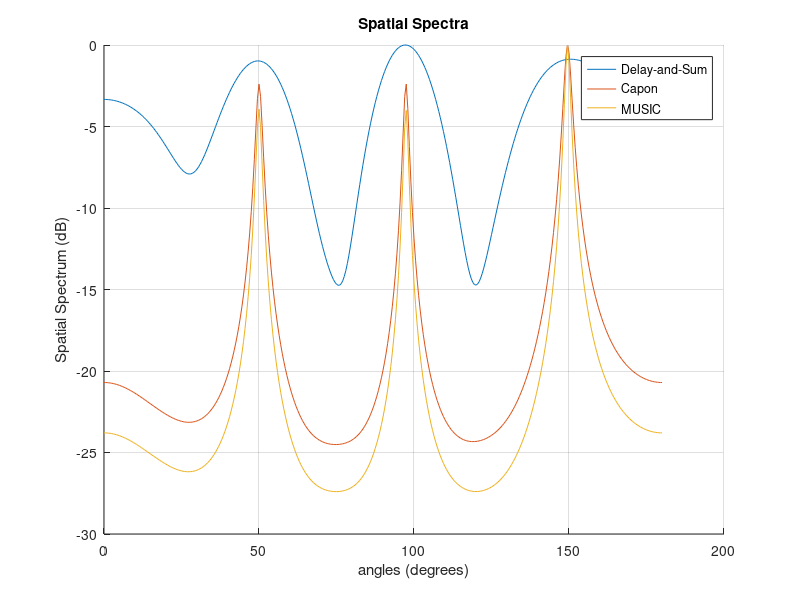
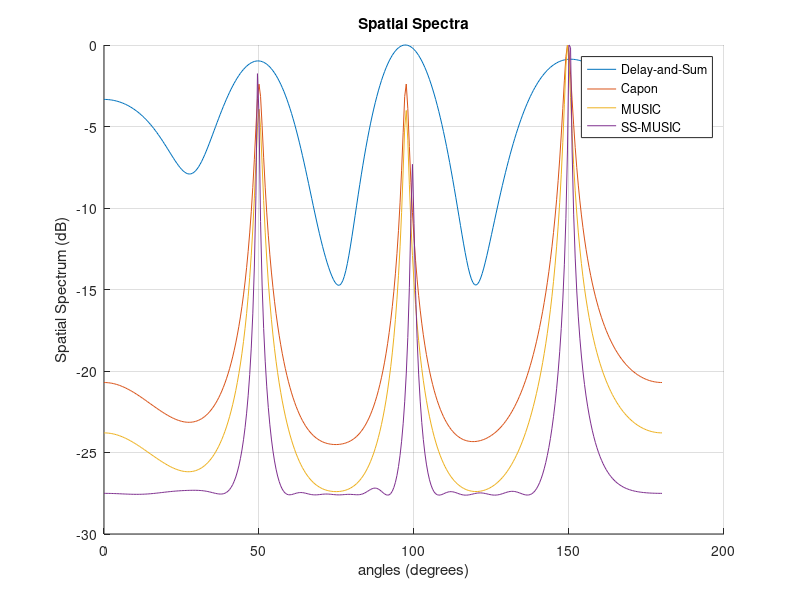

The MATLAB script that drew these images, in order: (Note: this script raises an error after producing the figures.)
clear; clc; close all;
load data_6_sensors_3

figure; hold on; grid on;
xlabel('angles (degrees)');
ylabel('Spatial Spectrum (dB)');
title('Spatial Spectra');
plot(angles, 10 * log10(das_ULA));
plot(angles, 10 * log10(capon_ULA));
plot(angles, 10 * log10(music_ULA));
legend('Delay-and-Sum', 'Capon', 'MUSIC');

figure; hold on; grid on;
xlabel('angles (degrees)');
ylabel('Spatial Spectrum (dB)');
title('Spatial Spectra');
plot(angles, 10 * log10(das_ULA));
plot(angles, 10 * log10(capon_ULA));
plot(angles, 10 * log10(music_ULA));
plot(angles, 10 * log10(ss_music_MRA));
legend('Delay-and-Sum', 'Capon', 'MUSIC', 'SS-MUSIC');

%%
clear; clc; close all;

DOA = FunctionsOfDOA();
coef = 0.5; % unit distance between sensors divided by the wavelength of the signal

% M = 24;     % # of sensor locations
coef = 0.5; % distance between sensor locations divided by wavelength of signal
% h_loc = zeros(M, 1);
% h_loc([1 2 5 11 17 19 22 24]) = 1; % locations where there are sensors
sensor_locations = [1 2 5 11 17 19 22 24] - 1;
M = length(sensor_locations);

doa = 60; doa2 = 110; n = 2; % # of sources
a1 = exp(1i * 2 * pi * coef * sensor_locations.' * cosd(doa));
a2 = exp(1i * 2 * pi * coef * sensor_locations.' * cosd(doa2));
N = 1000; % # of snapshots
SNR = 10; % dB

s = DOA.Source_Generate(2, N);
v = DOA.Noise_Generate(SNR, M, N);
A = DOA.Array_Manifold(coef, sensor_locations, [doa doa2]);

y = A * s + v;

angles = 0:0.5:180;

% Conventional Beamformer
power_pattern = zeros(1, length(angles));
for i = 1:length(angles)
    h = exp(1i * 2 * pi * coef * sensor_locations.' * cosd(angles(i)));
    power_pattern(i) = abs(h' * (y * y') * h);
end
power_pattern = power_pattern / max(power_pattern);
figure;
plot(angles, 10 * log10(power_pattern));
hold on

% Capon
Ry = y * y'; % covariance matrix
power_pattern2 = zeros(1, length(angles));
for i = 1:length(angles)
    a_ = exp(1i * 2 * pi * coef * sensor_locations.' * cosd(angles(i)));
    h = (inv(Ry) * a_) / (a_' * inv(Ry) * a_);
    power_pattern2(i) = abs(h' * (y * y') * h);
end
power_pattern2 = power_pattern2 / max(power_pattern2);
plot(angles, 10 * log10(power_pattern2));

% MUSIC
[eig_vecs, ~] = eig(Ry); % eigen decomposition of the covariance matrix
G = eig_vecs(:, 1:M-n);  % noise space
spec = zeros(1, length(angles));
for j = 1:length(angles)
    a_ = exp(1i * pi * sensor_locations.' * cos(angles(j) * pi / 180));
    spec(j) = 1/abs(a_' * (G * G') * a_);
end
spec = spec / max(spec);
plot(angles, 10 * log10(spec))
title("Minimum Redundant Array Processing")
xlim([0 180])
xlabel("phi (degree)")
legend("Conventional", "Capon", "Music")
grid on

%%
clear; clc; close all;

DOA = FunctionsOfDOA();
coef = 0.5; % unit distance between sensors divided by the wavelength of the signal

% M = 24;     % # of sensor locations
coef = 0.5; % distance between sensor locations divided by wavelength of signal
% h_loc = zeros(M, 1);
% h_loc([1 2 5 11 17 19 22 24]) = 1; % locations where there are sensors
sensor_locations = 0:5;
M = length(sensor_locations);

doa = 60; doa2 = 110; n = 2; % # of sources
a1 = exp(1i * 2 * pi * coef * sensor_locations.' * cosd(doa));
a2 = exp(1i * 2 * pi * coef * sensor_locations.' * cosd(doa2));
N = 1000; % # of snapshots
SNR = 10; % dB

s = DOA.Source_Generate(2, N);
v = DOA.Noise_Generate(SNR, M, N);
A = DOA.Array_Manifold(coef, sensor_locations, [doa doa2]);

y = A * s + v;

angles = 0:0.5:180;

% Conventional Beamformer
power_pattern = zeros(1, length(angles));
for i = 1:length(angles)
    h = exp(1i * 2 * pi * coef * sensor_locations.' * cosd(angles(i)));
    power_pattern(i) = abs(h' * (y * y') * h);
end
power_pattern = power_pattern / max(power_pattern);
figure;
plot(angles, 10 * log10(power_pattern));
hold on

% Capon
Ry = y * y'; % covariance matrix
power_pattern2 = zeros(1, length(angles));
for i = 1:length(angles)
    a_ = exp(1i * 2 * pi * coef * sensor_locations.' * cosd(angles(i)));
    h = (inv(Ry) * a_) / (a_' * inv(Ry) * a_);
    power_pattern2(i) = abs(h' * (y * y') * h);
end
power_pattern2 = power_pattern2 / max(power_pattern2);
plot(angles, 10 * log10(power_pattern2));

% MUSIC
[eig_vecs, ~] = eig(Ry); % eigen decomposition of the covariance matrix
G = eig_vecs(:, 1:M-n);  % noise space
spec = zeros(1, length(angles));
for j = 1:length(angles)
    a_ = exp(1i * pi * sensor_locations.' * cos(angles(j) * pi / 180));
    spec(j) = 1/abs(a_' * (G * G') * a_);
end
spec = spec / max(spec);
plot(angles, 10 * log10(spec))
title("Minimum Redundant Array Processing")
xlim([0 180])
xlabel("phi (degree)")
legend("Conventional", "Capon", "Music")
grid on
%%
clear; clc; close all;

snacd = SNACD(3, 2, 4);
doa = 90 - asind(0:0.2:0.4) - 5;
snacd = snacd.Set_Doa_Angles(doa);
snacd = snacd.Prepare_Array_Manifold();
snacd = snacd.Simulate(10, 1000, true);

% A_p1 = snacd.A_p1;
% Phi_2 = snacd.Phi_2;
% P = snacd.P;

% rhs = A_p1 * Phi_2^(1 - 2*P)
% PI = zeros(2*P);
% for i = 1:2*P
%     PI(i, end-i+1) = 1;
% end
% lhs = PI * conj(A_p1)

% ss = DOA.KR_MUSIC_SNACD(snacd.R, snacd.n, snacd.subarray1_locations, snacd.subarray2_locations, 0.5);
plot(0:0.5:180, 10*log10(snacd.Spatial_Spectrum_Music))

%% CS_Framework
clear; clc; close all;

DOA = FunctionsOfDOA();
coef = 0.5; % unit distance between sensors divided by the wavelength of the signal

input = [0 3 3];      % [nested_array M1 M2]
% input = [1 2 3];      % [coprime_array M1 M2]
% input = [2 4 3];      % [super_nested_array M1 M2]
% input = [3 4 4 3];    % [augmented_nested_array_1 M1 M2 L1]
% input = [4 10 10];      % [augmented_nested_array_2 M1 M2]
% input = [5 3 3];      % [nested_array_v2 M1 M2]
% input = [6 2 3 3];    % [sparse_nested_array_with_coprime_displacement_1 N M L]
% input = [7 1 2 3];    % [sparse_nested_array_with_coprime_displacement_2 N M L]

% M: # of sensors
if input(1) == 1 % coprime array
    M = 2 * input(2) - 1 + input(3);
elseif abs(6.5 - input(1)) < 1 % sparse nested array with coprime displacement
    M = 2 * input(4);
else
    M = sum(input(2:3));
end

sensor_locations = DOA.Sensor_Locations(input);             % sensor locations
doa = 90 - asind(0:0.2:0.6) - 5;                            % source angles
% doa = [88 93 165];
snapshots = 100;                                              % # of snapshots
SNR_dB = 15;                                                 % signal to noise ratio in decibels
C = DOA.Mutual_Coupling(200, 0.1, M, sensor_locations);     % mutual coupling

n = length(doa);                                        % number of sources
s = DOA.Source_Generate(n, snapshots);                  % source signals
v = DOA.Noise_Generate(SNR_dB, M, snapshots);           % noise
A = DOA.Array_Manifold(coef, sensor_locations, doa);    % Array Manifold

y = C * A * s + v;
angles = 0:1:180;
A = DOA.Array_Manifold(coef, sensor_locations, angles);

%% On-Grid

CS = CS_Framework(y, A);
CS = CS.Steepest_Descent_DOA([1 min(1/snapshots, 0.1)]);
if snapshots ~= 1
    x = var(CS.Sg.').';
    x = abs(x);
else
    x = abs(CS.Sg);
end
x = x / max(x);
figure; plot(angles, 10*log10(x)); title('CS1');

Ry = (1/snapshots) * (y * y');
z = Ry(:);
A_d = DOA.khatri_rao(conj(A), A);
I = eye(M); I = I(:);
CS2 = CS_Framework_Utilizing_Difference_Coarray(z, [A_d I]);
% CS2 = CS2.Steepest_Descent_DOA([1 min(1/snapshots, 0.1)]);
CS2 = CS2.Steepest_Descent_DOA([1 1]);
x = abs(CS2.sg(1:end-1));
x = x / max(x);
figure; plot(angles, 10*log10(x)); title('CS2');

[z1, ~] = DOA.Rearrange_According_to_Sensor_Locations(z, sensor_locations);
[A1, ~] = DOA.Rearrange_According_to_Sensor_Locations(A_d, sensor_locations);
uDOF = length(z1);
M_v = 0.5 * (uDOF + 1);
I = zeros(uDOF, 1); I(M_v) = 1;
CS3 = CS_Framework_Utilizing_Difference_Coarray(z1, [A1 I]);
% CS3 = CS3.Steepest_Descent_DOA([1 min(1/snapshots, 0.1)]);
CS3 = CS3.Steepest_Descent_DOA([1 1]);
x = abs(CS3.sg(1:end-1));
x = x / max(x);
figure; plot(angles, 10*log10(x)); title('CS3');

z2 = [z1(1:M_v-1); z1(M_v+1:end)];
A2 = [A1(1:M_v-1, :); A1(M_v+1:end, :)];
CS4 = CS_Framework_Utilizing_Difference_Coarray(z2, A2);
CS4 = CS4.Steepest_Descent_DOA([1 2]);
x = abs(CS4.sg);
% x = x / max(x);
% figure; plot(angles, 10*log10(x)); title('CS4');
figure; plot(angles, x); title('CS4');

%% Off-Grid

L = -1i * 2 * pi * coef * diag(sind(angles));
D = diag(sensor_locations);
B = D * A * L; % B: Derivative of A

CS_Off = CS_Off_Grid_Framework(y, A, B);
CS_Off = CS_Off.Steepest_Descent_DOA([0.05 0.05]);
if snapshots ~= 1
    x = var(CS_Off.Sg.').';
    x = abs(x);
else
    x = abs(CS_Off.Sg);
end
x = x / max(x);
figure; plot(angles, 10*log10(x)); title('CS_Off');

%% Gridless-DOA

GD = Gridless_DOA();

T = (1/snapshots) * (y * y');
[GD, doa_angles_ivd, z, c] = GD.IVD(T, sensor_locations, n);
doa_angles_ivd

angles = 0:180;
spec = GD.D2(angles);
figure; plot(angles, abs(spec));
title('IVD using T');

[GD, doa_angles_ap_gridless] = GD.AP_Gridless(y, sensor_locations, n);
doa_angles_ap_gridless

spec = GD.D2(angles);
figure; plot(angles, abs(spec));
title('IVD using Y');

doa

%%

D = 600000;
for i = 1:D
    K = randi(N);
    k = zeros(N, 1);
    k(K) = 1;
    source_angles = (1 + rand(1, K)) * 60;
    source_angles = sort(source_angles);
    for j = 2:K
        if abs(source_angles(j) - source_angles(j-1))
            source_angles(j) = (1 + rand) * 60;
            source_angles = sort(source_angles);
            j = 2;
        end
    end
    A_ohm = Array_Manifold(sensor_locations, source_angles);
    s = Source_Generate(K, L);
    C = Mutual_Coupling(100, 0.1, M, sensor_locations);
    SNR_dB = (rand * 2 - 1) * 15;
    v = Noise_Generate(SNR_dB, M, L);
    y = C * A_ohm * s + v;
    R_ohm = (1/L) * (y * y');
    A = Array_Manifold(0:N-1, source_angles);
    Rs = (1/L) * (s * s');
    R = A * Rs * A';
    u = R(:, 1);

end

D = 600000;
for i = 1:D
    K = randi(N);
    k = zeros(N, 1);
    k(K) = 1;
    source_angles = (1 + rand(1, K)) * 60;
    source_angles = sort(source_angles);
    for j = 2:K
        if abs(source_angles(j) - source_angles(j-1))
            source_angles(j) = (1 + rand) * 60;
            source_angles = sort(source_angles);
            j = 2;
        end
    end
    A_ohm = Array_Manifold(sensor_locations, source_angles);
    s = Source_Generate(K, L);
    C = Mutual_Coupling(100, 0.1, M, sensor_locations);
    SNR_dB = (rand * 2 - 1) * 15;
    v = Noise_Generate(SNR_dB, M, L);
    y = C * A_ohm * s + v;
    R_ohm = (1/L) * (y * y');

    % here we do something that is not important
end














